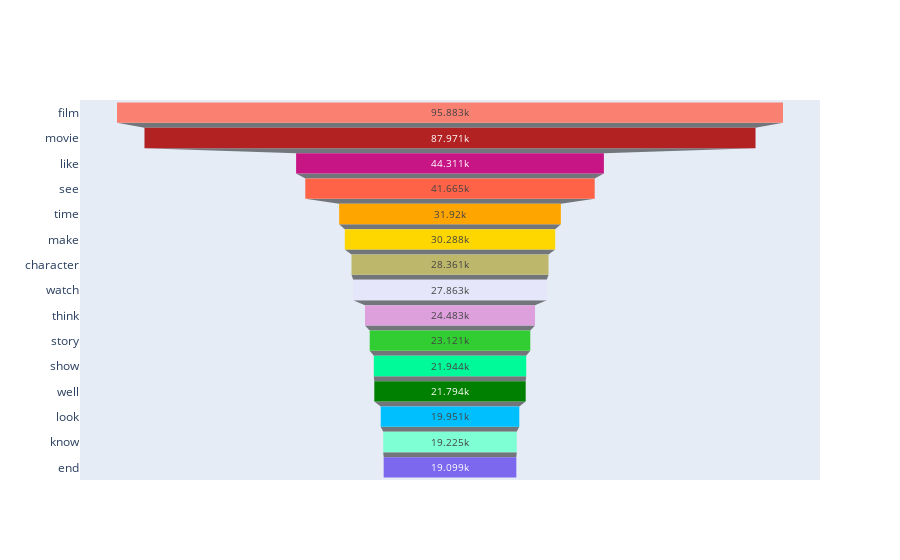

Notebook cell for this chart:
### Code cell
go_figure(data=MostFrequentWordDF)

### Figure 1 — Plotly figure (JSON) as saved in the notebook; plotly's stock layout.template omitted (floating-point values rounded to 4 significant figures)
{"data": [{"marker": {"color": ["Salmon", "FireBrick", "MediumVioletRed", "Tomato", "Orange", "Gold", "DarkKhaki", "Lavender", "Plum", "LimeGreen", "MediumSpringGreen", "Green", "DeepSkyBlue", "Aquamarine", "MediumSlateBlue"]}, "type": "funnel", "x": [95883, 87971, 44311, 41665, 31920, 30288, 28361, 27863, 24483, 23121, 21944, 21794, 19951, 19225, 19099], "y": ["film", "movie", "like", "see", "time", "make", "character", "watch", "think", "story", "show", "well", "look", "know", "end"]}], "layout": {}}
